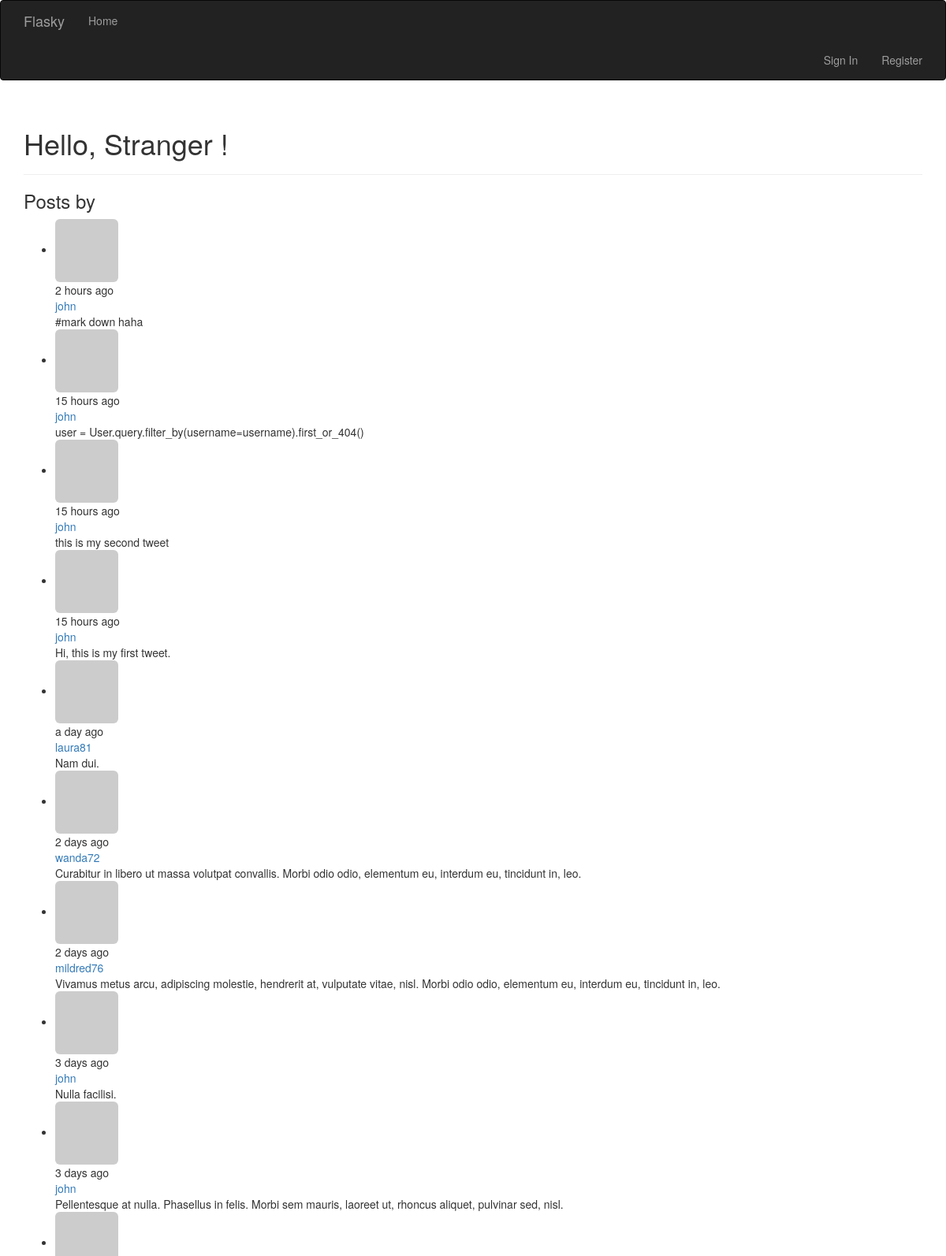
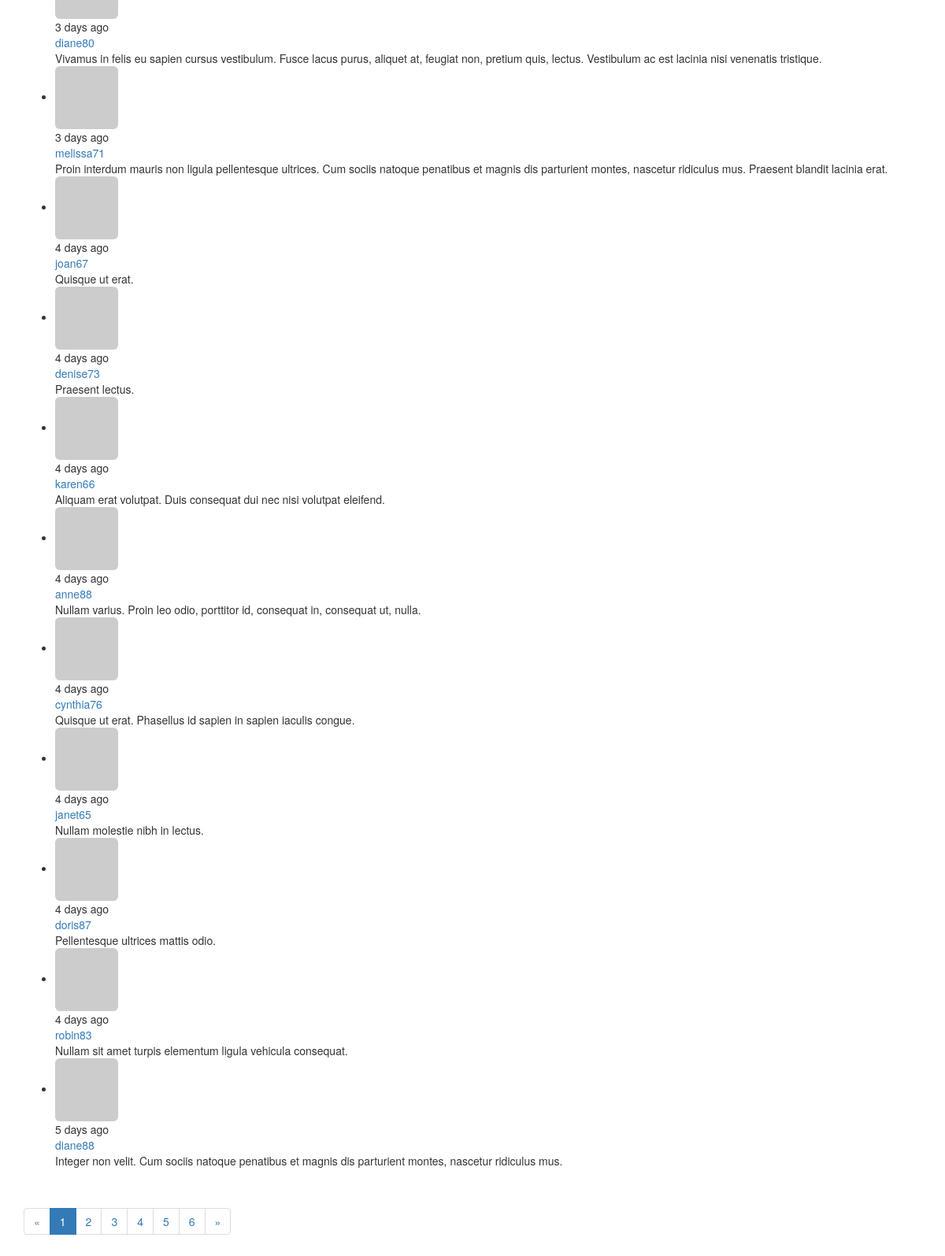
Before: / with the older database file (2 pictures, top to bottom).
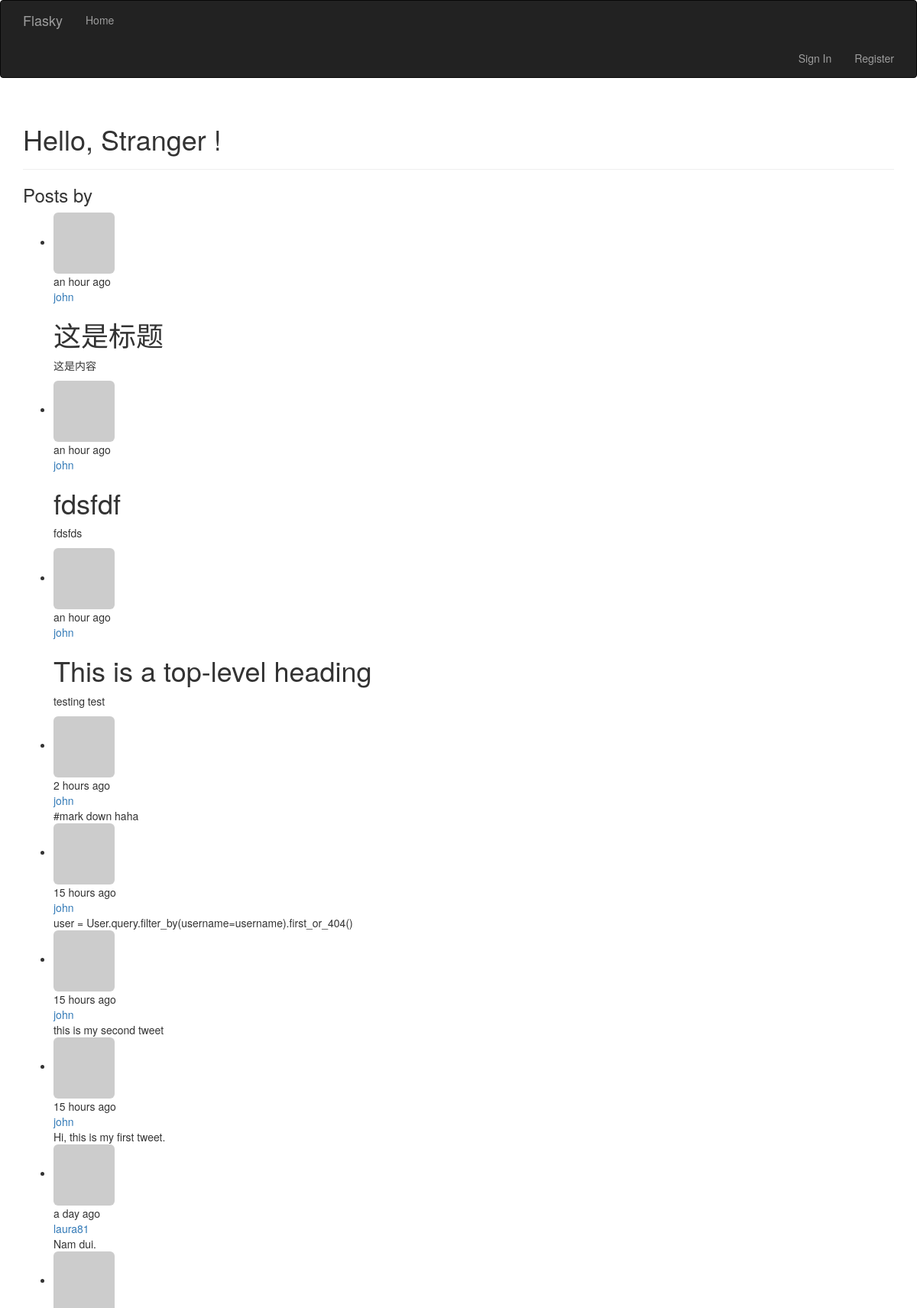
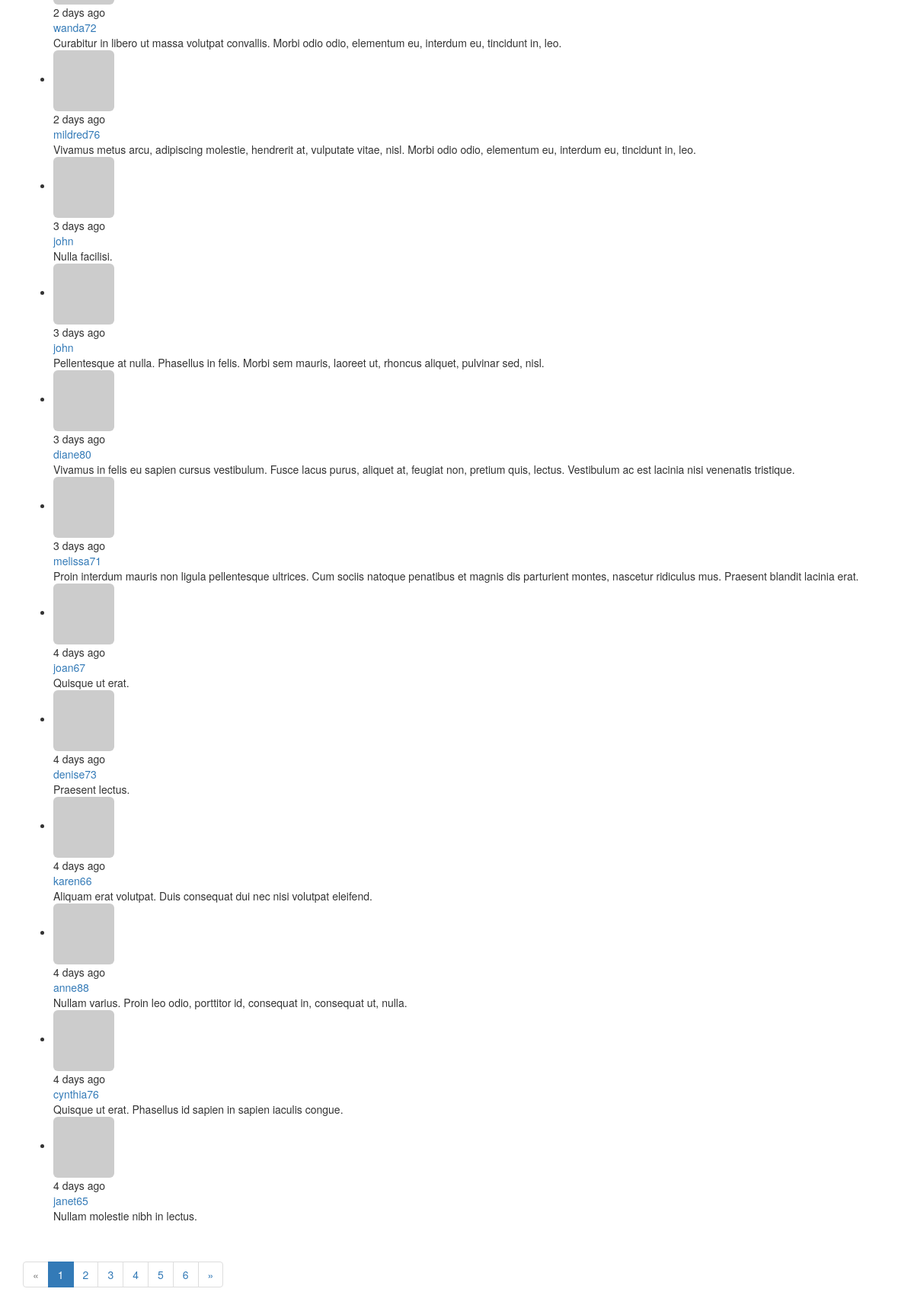
After: the same page with the newer database file (2 pictures, top to bottom).
### app/models.py (models this page shows, shortened)
class Post(db.Model):
    __tablename__ = 'posts'
    id = db.Column(db.Integer, primary_key=True)
    body = db.Column(db.Text)
    body_html = db.Column(db.Text)
    timestamp = db.Column(db.DateTime, index=True, default=datetime.datetime.utcnow)
    author_id = db.Column(db.Integer, db.ForeignKey('users.id'))

class User(UserMixin, db.Model):
    __tablename__ = 'users'
    id = db.Column(db.Integer, primary_key=True)
    email = db.Column(db.String(64), unique=True, index=True)
    username = db.Column(db.String(64), unique=True, index=True)
    password_hash = db.Column(db.String(128))
    role_id = db.Column(db.Integer, db.ForeignKey('roles.id'))
    confirmed = db.Column(db.Boolean, default=False)
    name = db.Column(db.String(64))
    location = db.Column(db.String(64))
    about_me = db.Column(db.Text())
    avatar_hash = db.Column(db.String(32))
    member_since = db.Column(db.DateTime(), default=datetime.datetime.utcnow)
    last_seen = db.Column(db.DateTime(), default=datetime.datetime.utcnow)
    posts = db.relationship('Post', backref='author', lazy='dynamic')
    @property
    def password(self):
        raise AttributeError('password is not a readable attribute')
    def gravatar(self, size=100, default='identicon', rating='g'):
        if request.is_secure:
            url = 'https://secure.gravatar.com/avator'
        else:
            url = 'http://www.gravatar.com/avatar'
        hash = hashlib.md5(self.email.encode('utf-8')).hexdigest()
        return '{url}/{hash}?s={size}&d={default}&r={rating}'.format(
            url=url, hash=hash, size=size, default=default, rating=rating)

### app/main/views.py (the view)
@main.route('/', methods=['GET', 'POST'])
def index():
    form = PostForm()
    if current_user.can(Permission.WRITE_ARTICLES) and \
            form.validate_on_submit():
        post = Post(body=form.body.data,
                    author=current_user._get_current_object())
        db.session.add(post)
        return redirect(url_for('.index'))
    page = request.args.get('page', 1, type=int)
    pagination = Post.query.order_by(Post.timestamp.desc()).paginate(
        page, per_page=current_app.config['FLASKY_POSTS_PER_PAGE'],
        error_out=False
    )
    posts = pagination.items
    return render_template('index.html', form=form, posts=posts,
                           pagination=pagination)

### app/auth/views.py (called while the page is built)
@auth.before_app_request
def before_request():
    if current_user.is_authenticated:
        current_user.ping()
        if current_user.confirmed and request.endpoint[:5] != 'auth.' and request.endpoint != 'static':
            return redirect(url_for('auth.unconfirmed'))

### app/main/__init__.py (called while the page is built)
@main.app_context_processor
def inject_permissions():
    return dict(Permission=Permission)

### app/models.py (called while the page is built)
    def can(self, permissions):
        return False

### app/templates/index.html (shortened to what this page needs)
{% extends "base.html" %}
{% import "bootstrap/wtf.html" as wtf %}
{% import "_macros.html" as macros %}
{% block page_content %}
<div class="page-header">
    <h1>Hello,
        {% if current_user.is_authenticated %}
        {{ current_user.username }}
        {% else %}
        Stranger
        {% endif %}!</h1>
</div>
<div class="post-tabs">
    <h3>Posts by {{ current_user.username }}</h3>
    {% include '_posts.html' %}
    <div class="pagination">
        {{ macros.pagination_widget(pagination, '.index') }}
    </div>
 </div>
{% endblock %}

### app/templates/_posts.html
<ul class="posts">
    {% for post in posts %}
    <li class="post">
        <div class="profile-thumbnail">
            <a href="{{ url_for('.user', username=post.author.username) }}">
                <img class="img-rounded profile-thumbnail" src="{{ post.author.gravatar(size=40) }}">
            </a>
        </div>
        <div class="post-content">
            <div class="post-date"> {{ moment(post.timestamp).fromNow() }} </div>
            <div class="post-author"><a href="{{ url_for('.user', username=post.author.username) }}">{{ post.author.username }}</a></div>
            <div class="post-body">
                {% if post.body_html %}
                    {{ post.body_html | safe }}
                {% else %}
                    {{ post.body }}
                {% endif %}
            </div>
        </div>
    </li>
    {% endfor %}
</ul>

Changed rows visible on the page:
no longer on this page (row unchanged): Post: timestamp "4 days ago", author.username "doris87", body "Pellentesque ultrices mattis odio."
no longer on this page (row unchanged): Post: timestamp "4 days ago", author.username "robin83", body "Nullam sit amet turpis elementum ligula vehicula consequat."
no longer on this page (row unchanged): Post: timestamp "5 days ago", author.username "diane88", body "Integer non velit. Cum sociis natoque penatibus et magnis dis parturient montes, nascetur ridiculus mus."
added Post: timestamp "an hour ago", author.username "john", body_html "这是标题 这是内容"
added Post: timestamp "an hour ago", author.username "john", body_html "fdsfdf fdsfds"
added Post: timestamp "an hour ago", author.username "john", body_html "This is a top-level heading testing test"
